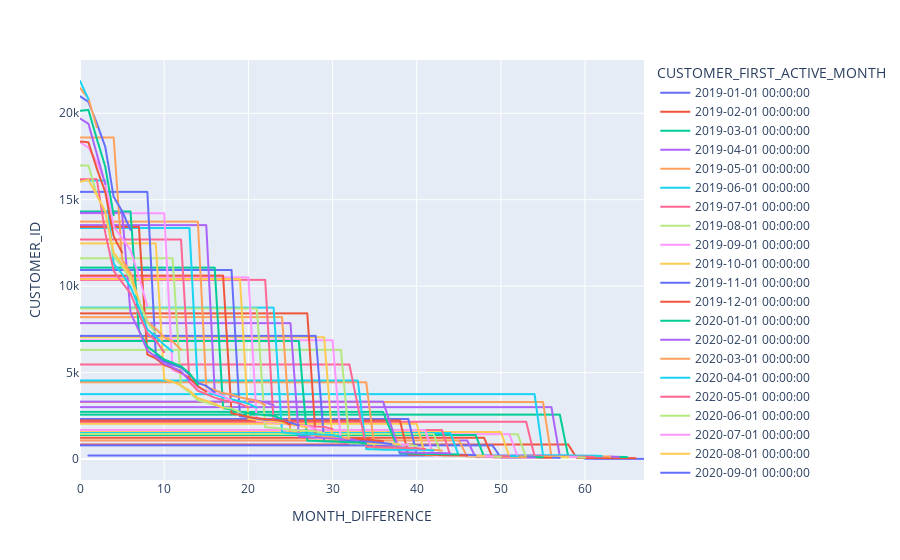

Source (notebook cell):
### Code cell
# Lets have a look at 

month_grouping = final_table.groupby(by=["CUSTOMER_FIRST_ACTIVE_MONTH", "MONTH_DIFFERENCE"], dropna=False).CUSTOMER_ID.nunique()
month_grouping = month_grouping.reset_index()
fig = px.line(month_grouping, x="MONTH_DIFFERENCE", y="CUSTOMER_ID", color='CUSTOMER_FIRST_ACTIVE_MONTH')
fig.show()
